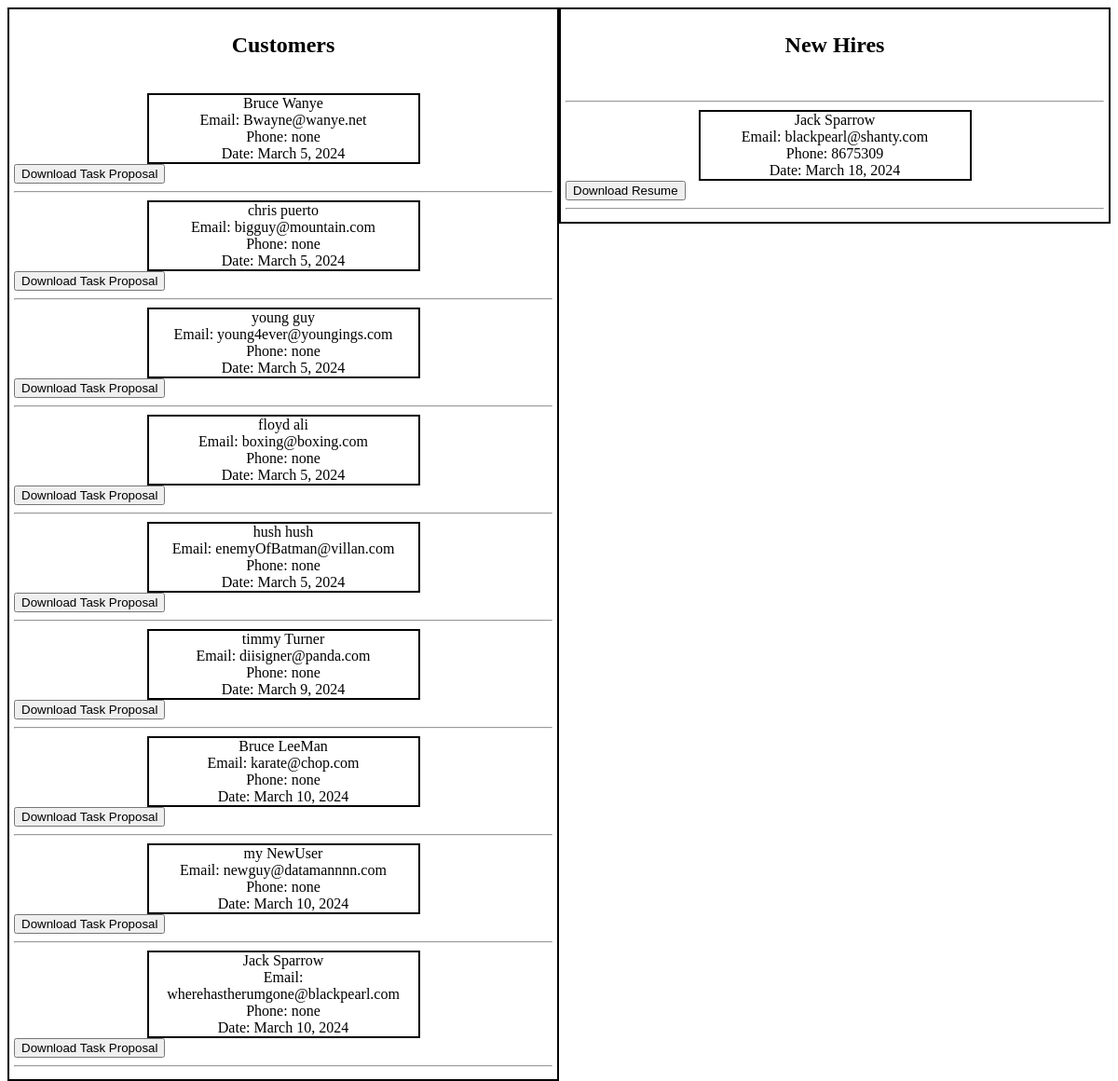
Before: /app/account/ with the older database file.
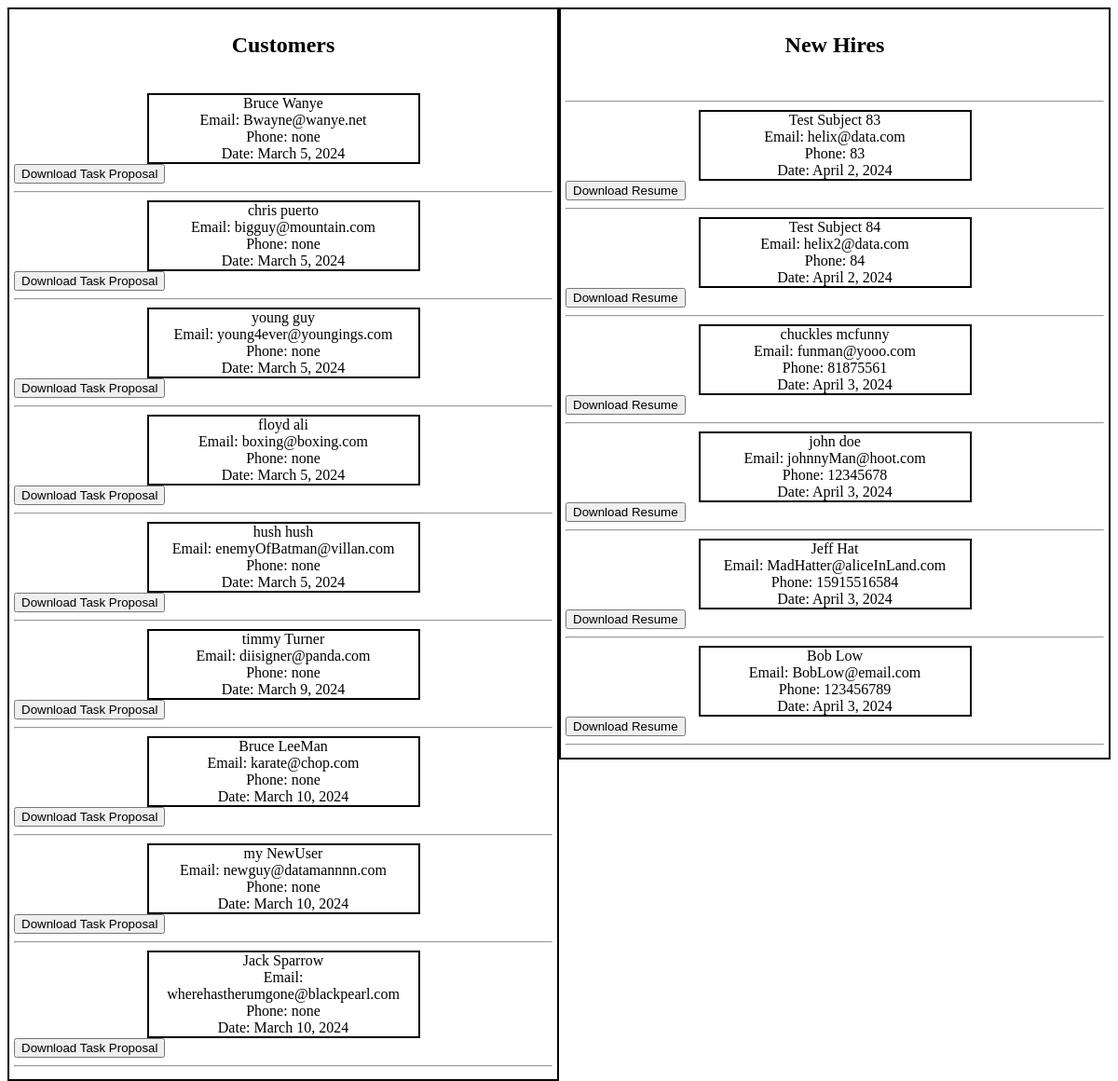
After: the same page with the newer database file.
### myapp/models.py (models this page shows, shortened)
class Person(models.Model):
    firstName = models.CharField(max_length = 20)
    lastName = models.CharField(max_length = 30)
    email = models.EmailField(max_length = 80)
    phone = models.CharField(max_length = 25)
    file = models.FileField(upload_to= 'tasks/')
    today = models.DateField(auto_now = True)

class Hire(models.Model):
    firstName = models.CharField(max_length = 20)
    lastName = models.CharField(max_length = 30)
    email = models.EmailField(max_length = 80)
    phone = models.CharField(max_length = 25)
    file = models.FileField(upload_to='resumes/')
    today = models.DateField(auto_now = True)

### myapp/views.py (the view)
# urls.py: path('account/', views.account, name='account'),
def account(request):
    all_person = Person.objects.all    #gets all of the people from the Person table
    all_hire = Hire.objects.all
    return render(request, 'account.html', {'all_P':all_person, 'all_H':all_hire })  #code that allows to input data through the name of 'all'

### myapp/templates/account.html (shortened to what this page needs)
{% load static %}
<!DOCTYPE html>
<html lang="en">
<head>
    <link rel="stylesheet" type="text/css" href="{% static 'work.css' %}"/>
</head>
<body>
    <div class="section">
        <h2>Customers</h2> <br/>
        {% for item in all_P %}
        <p>{{ item.firstName }} {{ item.lastName }} <br/>
            Email: {{item.email}} <br/>
            Phone: {{item.phone}} <br/>
            Date: {{item.today}}
        </p>
        <form action="{% url 'workDownload'%}" method="post">
            <button type="submit">Download Task Proposal</button>
        </form>
        <hr>
        {% endfor %}
    </div>
    <div class="section">
        <h2>New Hires</h2> <br/>
        <hr>
    {% for item in all_H %}
        <p>{{ item.firstName }} {{ item.lastName }} <br/>
            Email: {{item.email}} <br/>
            Phone: {{item.phone}} <br/>
            Date: {{item.today}}
        </p>
        <form action="{% url 'workDownload'%}" method="post">
            <button type="submit">Download Resume</button>
        </form>
        <hr>
    {% endfor %}
    </div>
</body>
</html>

### myapp/static/work.css (style rules this page uses)
h2 { text-align: center; }
p { width: 50%; border: 2px solid black; text-align: center; margin:auto; }
.section { float:left; width: 50%; box-sizing:border-box; padding: 5px; border: 2px solid black; }

Changed rows visible on the page:
removed Hire: firstName "Jack", lastName "Sparrow", email "blackpearl@shanty.com", phone "8675309", today "March 18, 2024"
added Hire: firstName "Test", lastName "Subject 83", email "helix@data.com", phone "83", today "April 2, 2024"
added Hire: firstName "Test", lastName "Subject 84", email "helix2@data.com", phone "84", today "April 2, 2024"
added Hire: firstName "chuckles", lastName "mcfunny", email "funman@yooo.com", phone "81875561", today "April 3, 2024"
added Hire: firstName "john", lastName "doe", email "johnnyMan@hoot.com", phone "12345678", today "April 3, 2024"
added Hire: firstName "Jeff", lastName "Hat", email "MadHatter@aliceInLand.com", phone "15915516584", today "April 3, 2024"
added Hire: firstName "Bob", lastName "Low", email "BobLow@email.com", phone "123456789", today "April 3, 2024"
